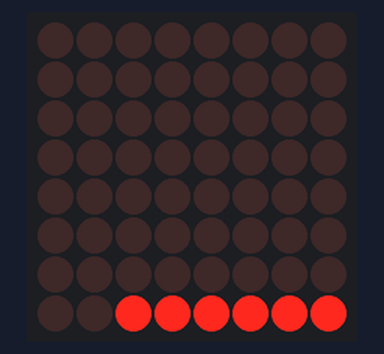
The sketch below on a simulated Arduino Uno, built with avr-gcc and run on an emulated ATmega328P. On the bench: 8×8 LED matrix.

Above: at 0.5 s.
At 1.91 s:
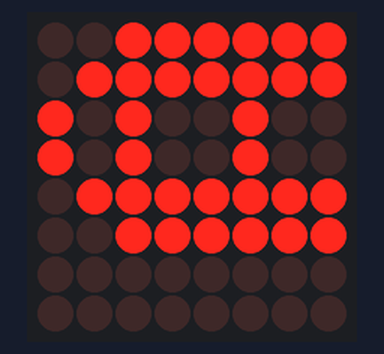
At 3.52 s:
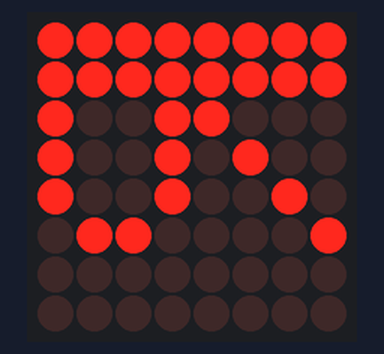
At 6.54 s:
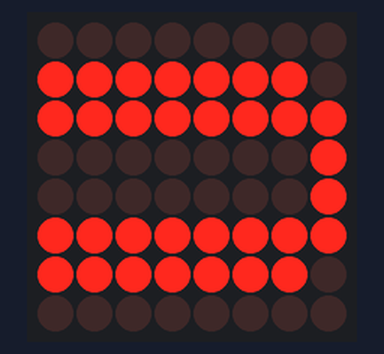
At 9.56 s:
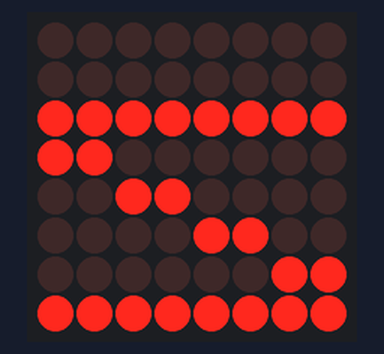
At 12.7 s:
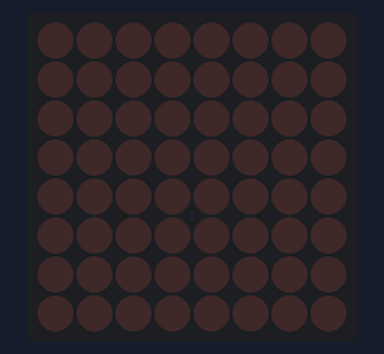

Measured:
- by itself, everything shown: repeats every 12.9 s, in 62 steps
- what the display in image 5 shows lasts 0.6 s, from 12.7 s to 13.3 s

The sketch:

MatrixLed.ino
```cpp
#include "LedControl.h"// Led Control library
LedControl matrix = LedControl(4,3,2,1);
// Set pin 4 to DataIn
// Pin 3 to CLK
// Pin 2 to LOAD
// And use 1 IC MAX7219
void setup() {
    matrix.shutdown(0, false); // Open Display
    matrix.setIntensity(0, 15); // Set max brighness
    matrix.clearDisplay(0); // Turnoff all led
}
    // Set character array
byte A[56] = {
    0x00,0x3F,0x7F,0xA4,0xA4,0x7F,0x3F,0x00, // A
    0x00,0xFF,0xFF,0x98,0x94,0x92,0x61,0x00, // R
    0x00,0xFF,0xFF,0x81,0x81,0x7E,0x3C,0x00, // D
    0x00,0xFE,0xFF,0x01,0x01,0xFF,0xFE,0x00, // U
    0x00,0x81,0x81,0xFF,0xFF,0x81,0x81,0x00, // I
    0x00,0xFF,0xC0,0x30,0x0C,0x03,0xFF,0x00, // N
    0x00,0x7E,0xFF,0x81,0x81,0xFF,0x7E,0x00 // O
};
// Movement show
void showScroll() {
        matrix.clearDisplay(0);
        int pos = 8;
        for (int j = pos; j > -56; j--) { // Change position
            for (int i = 0; i < 56; i++) { // Show charater
                matrix.setRow(0, i + j, A[i]);
            }
            delay(200);
        }
    }

// Single show
void showSingle() {
    matrix.clearDisplay(0);
    for (int i = 0; i < 8; i++) matrix.setRow(0, i, A[i]); //Show A
    delay(2000);
    for (int i = 0; i < 8; i++) matrix.setRow(0, i, A[i + 8]); // Show B
    delay(2000);
    for (int i = 0; i < 8; i++) matrix.setRow(0, i, A[i + 16]); // Show C
    delay(2000);
    for (int i = 0; i < 8; i++) matrix.setRow(0, i, A[i + 24]);
    delay(2000);
    for (int i = 0; i < 8; i++) matrix.setRow(0, i, A[i + 32]);
    delay(2000);
    for (int i = 0; i < 8; i++) matrix.setRow(0, i, A[i + 40]);
    delay(2000);
    for (int i = 0; i < 8; i++) matrix.setRow(0, i, A[i + 48]);
    delay(2000);
}

void loop() {
    showScroll();
    //showSingle();
}
```
